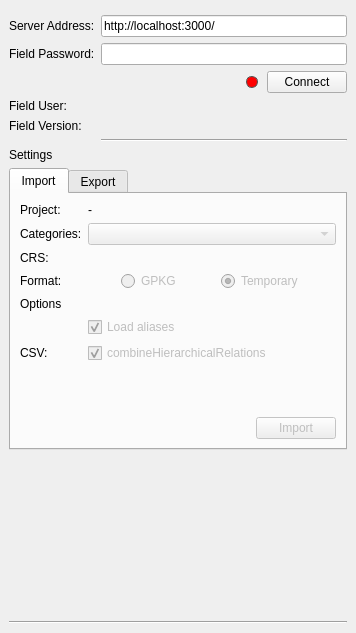
<?xml version="1.0" encoding="UTF-8"?>
<ui version="4.0">
 <class>FieldConnectDockWidgetBase</class>
 <widget class="QDockWidget" name="FieldConnectDockWidgetBase">
  <property name="enabled">
   <bool>true</bool>
  </property>
  <property name="geometry">
   <rect>
    <x>0</x>
    <y>0</y>
    <width>356</width>
    <height>633</height>
   </rect>
  </property>
  <property name="minimumSize">
   <size>
    <width>356</width>
    <height>633</height>
   </size>
  </property>
  <property name="maximumSize">
   <size>
    <width>524287</width>
    <height>524287</height>
   </size>
  </property>
  <property name="windowTitle">
   <string>Field Connect</string>
  </property>
  <widget class="QWidget" name="dockWidgetContents">
   <layout class="QGridLayout" name="gridLayout">
    <property name="sizeConstraint">
     <enum>QLayout::SetDefaultConstraint</enum>
    </property>
    <item row="1" column="0">
     <layout class="QFormLayout" name="formLayout">
      <property name="sizeConstraint">
       <enum>QLayout::SetDefaultConstraint</enum>
      </property>
      <property name="fieldGrowthPolicy">
       <enum>QFormLayout::ExpandingFieldsGrow</enum>
      </property>
      <property name="topMargin">
       <number>6</number>
      </property>
      <item row="0" column="0">
       <widget class="QLabel" name="labelServerAddress">
        <property name="text">
         <string>Server Address:</string>
        </property>
       </widget>
      </item>
      <item row="0" column="1">
       <widget class="QLineEdit" name="lineEditServerAddress">
        <property name="text">
         <string>http://localhost:3000/</string>
        </property>
       </widget>
      </item>
      <item row="1" column="0">
       <widget class="QLabel" name="labelPassword">
        <property name="text">
         <string>Field Password:</string>
        </property>
       </widget>
      </item>
      <item row="1" column="1">
       <widget class="QLineEdit" name="lineEditPassword">
        <property name="echoMode">
         <enum>QLineEdit::Password</enum>
        </property>
       </widget>
      </item>
      <item row="2" column="1">
       <layout class="QHBoxLayout" name="horizontalLayout">
        <property name="topMargin">
         <number>0</number>
        </property>
        <item>
         <spacer name="horizontalSpacer">
          <property name="orientation">
           <enum>Qt::Horizontal</enum>
          </property>
          <property name="sizeHint" stdset="0">
           <size>
            <width>40</width>
            <height>20</height>
           </size>
          </property>
         </spacer>
        </item>
        <item>
         <widget class="QLabel" name="labelConnectStatus">
          <property name="minimumSize">
           <size>
            <width>12</width>
            <height>12</height>
           </size>
          </property>
          <property name="maximumSize">
           <size>
            <width>12</width>
            <height>12</height>
           </size>
          </property>
          <property name="styleSheet">
           <string notr="true">background-color: red;
border-radius: 6px;
border: 1px solid #555;</string>
          </property>
          <property name="text">
           <string/>
          </property>
         </widget>
        </item>
        <item>
         <spacer name="horizontalSpacer_2">
          <property name="orientation">
           <enum>Qt::Horizontal</enum>
          </property>
          <property name="sizeType">
           <enum>QSizePolicy::Minimum</enum>
          </property>
          <property name="sizeHint" stdset="0">
           <size>
            <width>3</width>
            <height>20</height>
           </size>
          </property>
         </spacer>
        </item>
        <item>
         <widget class="QPushButton" name="btnConnect">
          <property name="maximumSize">
           <size>
            <width>100</width>
            <height>16777215</height>
           </size>
          </property>
          <property name="toolTip">
           <string/>
          </property>
          <property name="layoutDirection">
           <enum>Qt::LeftToRight</enum>
          </property>
          <property name="text">
           <string>Connect</string>
          </property>
         </widget>
        </item>
       </layout>
      </item>
      <item row="3" column="0">
       <widget class="QLabel" name="labelFieldUser">
        <property name="text">
         <string>Field User:</string>
        </property>
       </widget>
      </item>
      <item row="4" column="0">
       <widget class="QLabel" name="labelFieldVersion">
        <property name="text">
         <string>Field Version:</string>
        </property>
       </widget>
      </item>
      <item row="5" column="1">
       <widget class="Line" name="hzLineSettings">
        <property name="sizePolicy">
         <sizepolicy hsizetype="Expanding" vsizetype="Fixed">
          <horstretch>0</horstretch>
          <verstretch>0</verstretch>
         </sizepolicy>
        </property>
        <property name="orientation">
         <enum>Qt::Horizontal</enum>
        </property>
       </widget>
      </item>
      <item row="6" column="0">
       <widget class="QLabel" name="labelSettings">
        <property name="text">
         <string>Settings</string>
        </property>
       </widget>
      </item>
     </layout>
    </item>
    <item row="4" column="0">
     <widget class="Line" name="hzLine">
      <property name="orientation">
       <enum>Qt::Horizontal</enum>
      </property>
     </widget>
    </item>
    <item row="3" column="0">
     <spacer name="verticalSpacer">
      <property name="orientation">
       <enum>Qt::Vertical</enum>
      </property>
      <property name="sizeHint" stdset="0">
       <size>
        <width>20</width>
        <height>40</height>
       </size>
      </property>
     </spacer>
    </item>
    <item row="2" column="0">
     <widget class="QTabWidget" name="tabWidget">
      <property name="sizePolicy">
       <sizepolicy hsizetype="Expanding" vsizetype="Fixed">
        <horstretch>0</horstretch>
        <verstretch>0</verstretch>
       </sizepolicy>
      </property>
      <property name="minimumSize">
       <size>
        <width>0</width>
        <height>0</height>
       </size>
      </property>
      <property name="tabPosition">
       <enum>QTabWidget::North</enum>
      </property>
      <property name="tabShape">
       <enum>QTabWidget::Rounded</enum>
      </property>
      <property name="currentIndex">
       <number>0</number>
      </property>
      <widget class="QWidget" name="tabImport">
       <attribute name="title">
        <string>Import</string>
       </attribute>
       <layout class="QGridLayout" name="gridLayout_3">
        <item row="0" column="0">
         <layout class="QGridLayout" name="gridImport">
          <property name="sizeConstraint">
           <enum>QLayout::SetDefaultConstraint</enum>
          </property>
          <property name="leftMargin">
           <number>0</number>
          </property>
          <item row="1" column="1">
           <layout class="QFormLayout" name="fLayImport">
            <property name="horizontalSpacing">
             <number>6</number>
            </property>
            <property name="verticalSpacing">
             <number>6</number>
            </property>
            <item row="0" column="0">
             <widget class="QLabel" name="labelProject">
              <property name="text">
               <string>Project:</string>
              </property>
             </widget>
            </item>
            <item row="0" column="1">
             <widget class="QLabel" name="selectProject">
              <property name="text">
               <string>-</string>
              </property>
             </widget>
            </item>
            <item row="1" column="0">
             <widget class="QLabel" name="labelCategories">
              <property name="text">
               <string>Categories:</string>
              </property>
             </widget>
            </item>
            <item row="1" column="1">
             <widget class="QgsCheckableComboBox" name="selectCats">
              <property name="enabled">
               <bool>false</bool>
              </property>
              <property name="sizePolicy">
               <sizepolicy hsizetype="Expanding" vsizetype="Fixed">
                <horstretch>0</horstretch>
                <verstretch>0</verstretch>
               </sizepolicy>
              </property>
              <property name="maxVisibleItems">
               <number>10</number>
              </property>
             </widget>
            </item>
            <item row="2" column="0">
             <widget class="QLabel" name="labelCrs">
              <property name="toolTip">
               <string>Koordinatenbezugssystem</string>
              </property>
              <property name="text">
               <string>CRS:</string>
              </property>
             </widget>
            </item>
            <item row="2" column="1">
             <widget class="QgsProjectionSelectionWidget" name="selectImportCrs">
              <property name="enabled">
               <bool>false</bool>
              </property>
             </widget>
            </item>
            <item row="3" column="0">
             <widget class="QLabel" name="labelFormat">
              <property name="text">
               <string>Format:</string>
              </property>
             </widget>
            </item>
            <item row="3" column="1">
             <layout class="QHBoxLayout" name="hzLay_format">
              <property name="rightMargin">
               <number>0</number>
              </property>
              <item>
               <spacer name="hzSpacer_format1">
                <property name="orientation">
                 <enum>Qt::Horizontal</enum>
                </property>
                <property name="sizeHint" stdset="0">
                 <size>
                  <width>40</width>
                  <height>20</height>
                 </size>
                </property>
               </spacer>
              </item>
              <item>
               <widget class="QRadioButton" name="radioFormatGPKG">
                <property name="enabled">
                 <bool>false</bool>
                </property>
                <property name="text">
                 <string>GPKG</string>
                </property>
               </widget>
              </item>
              <item>
               <spacer name="hzSpacer_format2">
                <property name="orientation">
                 <enum>Qt::Horizontal</enum>
                </property>
                <property name="sizeHint" stdset="0">
                 <size>
                  <width>40</width>
                  <height>20</height>
                 </size>
                </property>
               </spacer>
              </item>
              <item>
               <widget class="QRadioButton" name="radioFormatMemory">
                <property name="enabled">
                 <bool>false</bool>
                </property>
                <property name="text">
                 <string>Temporary</string>
                </property>
                <property name="checked">
                 <bool>true</bool>
                </property>
               </widget>
              </item>
              <item>
               <spacer name="hzSpacer_format3">
                <property name="orientation">
                 <enum>Qt::Horizontal</enum>
                </property>
                <property name="sizeHint" stdset="0">
                 <size>
                  <width>40</width>
                  <height>20</height>
                 </size>
                </property>
               </spacer>
              </item>
             </layout>
            </item>
            <item row="5" column="0">
             <widget class="QLabel" name="label_2">
              <property name="text">
               <string>Options</string>
              </property>
             </widget>
            </item>
            <item row="6" column="1">
             <layout class="QHBoxLayout" name="horizontalLayout_7">
              <item>
               <layout class="QHBoxLayout" name="horizontalLayout_8">
                <property name="rightMargin">
                 <number>0</number>
                </property>
                <item>
                 <widget class="QCheckBox" name="chkSetAliases">
                  <property name="enabled">
                   <bool>false</bool>
                  </property>
                  <property name="toolTip">
                   <string>&lt;html&gt;&lt;head/&gt;&lt;body&gt;&lt;p&gt;Loads field aliases and descriptions from Field Desktop into the attribute table.&lt;br/&gt;Might increase import time&lt;/p&gt;&lt;/body&gt;&lt;/html&gt;</string>
                  </property>
                  <property name="text">
                   <string>Load aliases</string>
                  </property>
                  <property name="checked">
                   <bool>true</bool>
                  </property>
                 </widget>
                </item>
                <item>
                 <spacer name="horizontalSpacer_7">
                  <property name="orientation">
                   <enum>Qt::Horizontal</enum>
                  </property>
                  <property name="sizeHint" stdset="0">
                   <size>
                    <width>40</width>
                    <height>20</height>
                   </size>
                  </property>
                 </spacer>
                </item>
               </layout>
              </item>
             </layout>
            </item>
            <item row="7" column="0">
             <widget class="QLabel" name="label">
              <property name="text">
               <string>CSV:</string>
              </property>
             </widget>
            </item>
            <item row="7" column="1">
             <layout class="QHBoxLayout" name="horizontalLayout_3">
              <property name="leftMargin">
               <number>0</number>
              </property>
              <item>
               <widget class="QCheckBox" name="chkCombineRel">
                <property name="enabled">
                 <bool>false</bool>
                </property>
                <property name="toolTip">
                 <string>&lt;html&gt;&lt;head/&gt;&lt;body&gt;&lt;p&gt;Ist diese Option aktiviert, werden die hierarchischen Relationen zur vereinfachten Relation &lt;span style=&quot; font-style:italic;&quot;&gt;isChildOf&lt;/span&gt; zusammengefasst, die jeweils die unmittelbar übergeordnete Ressource angibt. Diese Option sollte im Normalfall aktiviert bleiben.&lt;/p&gt;&lt;/body&gt;&lt;/html&gt;</string>
                </property>
                <property name="text">
                 <string>combineHierarchicalRelations</string>
                </property>
                <property name="checked">
                 <bool>true</bool>
                </property>
               </widget>
              </item>
              <item>
               <spacer name="horizontalSpacer_6">
                <property name="orientation">
                 <enum>Qt::Horizontal</enum>
                </property>
                <property name="sizeHint" stdset="0">
                 <size>
                  <width>40</width>
                  <height>20</height>
                 </size>
                </property>
               </spacer>
              </item>
             </layout>
            </item>
            <item row="8" column="1">
             <spacer name="verticalSpacer_3">
              <property name="orientation">
               <enum>Qt::Vertical</enum>
              </property>
              <property name="sizeHint" stdset="0">
               <size>
                <width>20</width>
                <height>40</height>
               </size>
              </property>
             </spacer>
            </item>
            <item row="9" column="1">
             <layout class="QHBoxLayout" name="hzLay_import">
              <property name="topMargin">
               <number>0</number>
              </property>
              <property name="rightMargin">
               <number>0</number>
              </property>
              <item>
               <spacer name="hzSpacer_import">
                <property name="orientation">
                 <enum>Qt::Horizontal</enum>
                </property>
                <property name="sizeHint" stdset="0">
                 <size>
                  <width>40</width>
                  <height>20</height>
                 </size>
                </property>
               </spacer>
              </item>
              <item>
               <widget class="QPushButton" name="btnImport">
                <property name="enabled">
                 <bool>false</bool>
                </property>
                <property name="text">
                 <string>Import</string>
                </property>
               </widget>
              </item>
             </layout>
            </item>
           </layout>
          </item>
         </layout>
        </item>
       </layout>
      </widget>
      <widget class="QWidget" name="tabExport">
       <attribute name="title">
        <string>Export</string>
       </attribute>
       <layout class="QGridLayout" name="gridLayout_2">
        <item row="0" column="0">
         <layout class="QGridLayout" name="gridExport">
          <item row="0" column="0">
           <layout class="QFormLayout" name="fLayExport">
            <property name="horizontalSpacing">
             <number>6</number>
            </property>
            <property name="verticalSpacing">
             <number>6</number>
            </property>
            <property name="bottomMargin">
             <number>0</number>
            </property>
            <item row="0" column="0">
             <widget class="QLabel" name="labelExGroup">
              <property name="text">
               <string>Layer group:</string>
              </property>
             </widget>
            </item>
            <item row="0" column="1">
             <widget class="QComboBox" name="selectExGroup">
              <property name="enabled">
               <bool>false</bool>
              </property>
              <property name="sizePolicy">
               <sizepolicy hsizetype="Expanding" vsizetype="Fixed">
                <horstretch>0</horstretch>
                <verstretch>0</verstretch>
               </sizepolicy>
              </property>
             </widget>
            </item>
            <item row="1" column="0">
             <widget class="QLabel" name="label_4">
              <property name="toolTip">
               <string>&lt;html&gt;&lt;head/&gt;&lt;body&gt;&lt;p&gt;Ist das Ziel KBS anders als das Layer KBS, wird nach einer Koordinatentransformation gefragt&lt;/p&gt;&lt;/body&gt;&lt;/html&gt;</string>
              </property>
              <property name="text">
               <string>Target CRS:</string>
              </property>
             </widget>
            </item>
            <item row="1" column="1">
             <widget class="QgsProjectionSelectionWidget" name="selectExportCrs">
              <property name="enabled">
               <bool>false</bool>
              </property>
             </widget>
            </item>
            <item row="2" column="0">
             <widget class="QLabel" name="label_3">
              <property name="text">
               <string>Options</string>
              </property>
             </widget>
            </item>
            <item row="3" column="1">
             <layout class="QHBoxLayout" name="horizontalLayout_5">
              <property name="rightMargin">
               <number>0</number>
              </property>
              <item>
               <widget class="QCheckBox" name="chkPermitDel">
                <property name="enabled">
                 <bool>false</bool>
                </property>
                <property name="toolTip">
                 <string>&lt;html&gt;&lt;head/&gt;&lt;body&gt;&lt;p&gt;&lt;span style=&quot; font-family:'Open SansVariable','sans-serif'; font-size:16px; font-style:italic; color:#212529;&quot;&gt;permitDeletions (Boolean)&lt;/span&gt;&lt;span style=&quot; font-family:'Open SansVariable','sans-serif'; font-size:16px; color:#212529;&quot;&gt;: Erlaubt es, Felder beim Import zu entfernen. Entspricht der Checkbox &amp;quot;Löschen erlauben&amp;quot; in der Benutzeroberfläche. (Standardwert: false)&lt;/span&gt;&lt;/p&gt;&lt;/body&gt;&lt;/html&gt;</string>
                </property>
                <property name="text">
                 <string>Permit deletions</string>
                </property>
               </widget>
              </item>
              <item>
               <spacer name="horizontalSpacer_4">
                <property name="orientation">
                 <enum>Qt::Horizontal</enum>
                </property>
                <property name="sizeHint" stdset="0">
                 <size>
                  <width>40</width>
                  <height>20</height>
                 </size>
                </property>
               </spacer>
              </item>
             </layout>
            </item>
            <item row="4" column="1">
             <layout class="QHBoxLayout" name="horizontalLayout_6">
              <property name="rightMargin">
               <number>0</number>
              </property>
              <item>
               <widget class="QCheckBox" name="chkIgnoreUnconfFields">
                <property name="enabled">
                 <bool>false</bool>
                </property>
                <property name="toolTip">
                 <string>&lt;html&gt;&lt;head/&gt;&lt;body&gt;&lt;p&gt;&lt;span style=&quot; font-family:'Open SansVariable','sans-serif'; font-size:16px; font-style:italic; color:#212529;&quot;&gt;ignoreUnconfiguredFields (Boolean)&lt;/span&gt;&lt;span style=&quot; font-family:'Open SansVariable','sans-serif'; font-size:16px; color:#212529;&quot;&gt;: Bricht den Import nicht ab, wenn unkonfigurierte Felder gefunden werden. Entspricht der Checkbox &amp;quot;Nicht konfigurierte Felder ignorieren&amp;quot; in der Benutzeroberfläche. (Standardwert: false)&lt;/span&gt;&lt;/p&gt;&lt;/body&gt;&lt;/html&gt;</string>
                </property>
                <property name="text">
                 <string>Ignore unconf. Fields</string>
                </property>
               </widget>
              </item>
              <item>
               <spacer name="horizontalSpacer_5">
                <property name="orientation">
                 <enum>Qt::Horizontal</enum>
                </property>
                <property name="sizeHint" stdset="0">
                 <size>
                  <width>40</width>
                  <height>20</height>
                 </size>
                </property>
               </spacer>
              </item>
             </layout>
            </item>
            <item row="6" column="1">
             <spacer name="verticalSpacer_2">
              <property name="orientation">
               <enum>Qt::Vertical</enum>
              </property>
              <property name="sizeHint" stdset="0">
               <size>
                <width>20</width>
                <height>40</height>
               </size>
              </property>
             </spacer>
            </item>
            <item row="7" column="1">
             <layout class="QHBoxLayout" name="horizontalLayout_2">
              <property name="leftMargin">
               <number>0</number>
              </property>
              <property name="rightMargin">
               <number>0</number>
              </property>
              <item>
               <spacer name="horizontalSpacer_3">
                <property name="orientation">
                 <enum>Qt::Horizontal</enum>
                </property>
                <property name="sizeType">
                 <enum>QSizePolicy::Expanding</enum>
                </property>
                <property name="sizeHint" stdset="0">
                 <size>
                  <width>40</width>
                  <height>20</height>
                 </size>
                </property>
               </spacer>
              </item>
              <item>
               <widget class="QPushButton" name="btnExport">
                <property name="enabled">
                 <bool>false</bool>
                </property>
                <property name="text">
                 <string>Export</string>
                </property>
               </widget>
              </item>
             </layout>
            </item>
           </layout>
          </item>
         </layout>
        </item>
       </layout>
      </widget>
     </widget>
    </item>
   </layout>
  </widget>
 </widget>
 <customwidgets>
  <customwidget>
   <class>QgsCheckableComboBox</class>
   <extends>QComboBox</extends>
   <header>qgscheckablecombobox.h</header>
  </customwidget>
  <customwidget>
   <class>QgsProjectionSelectionWidget</class>
   <extends>QWidget</extends>
   <header>qgsprojectionselectionwidget.h</header>
  </customwidget>
 </customwidgets>
 <resources/>
 <connections/>
</ui>
